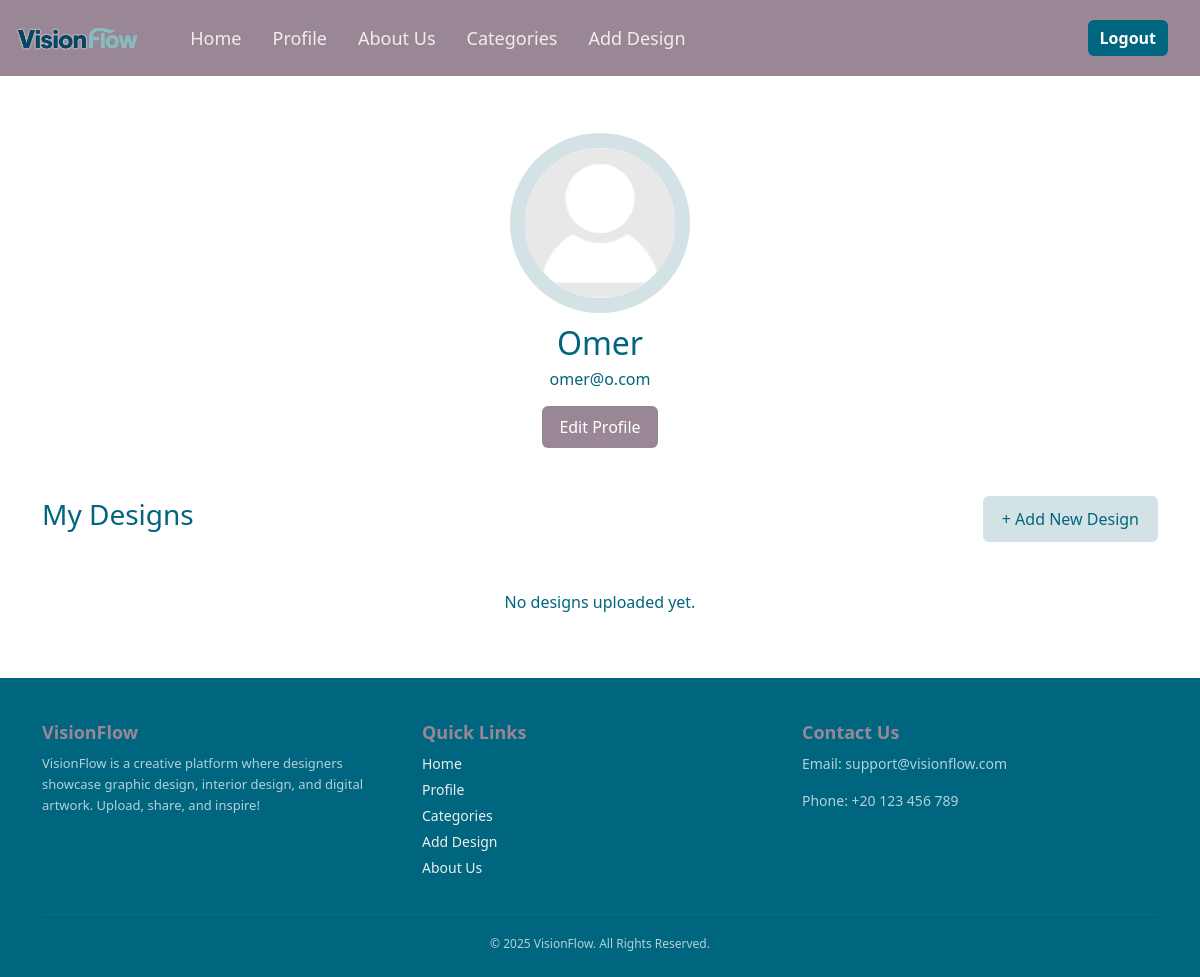
The app's page /profile/6/ (signed in), older data.
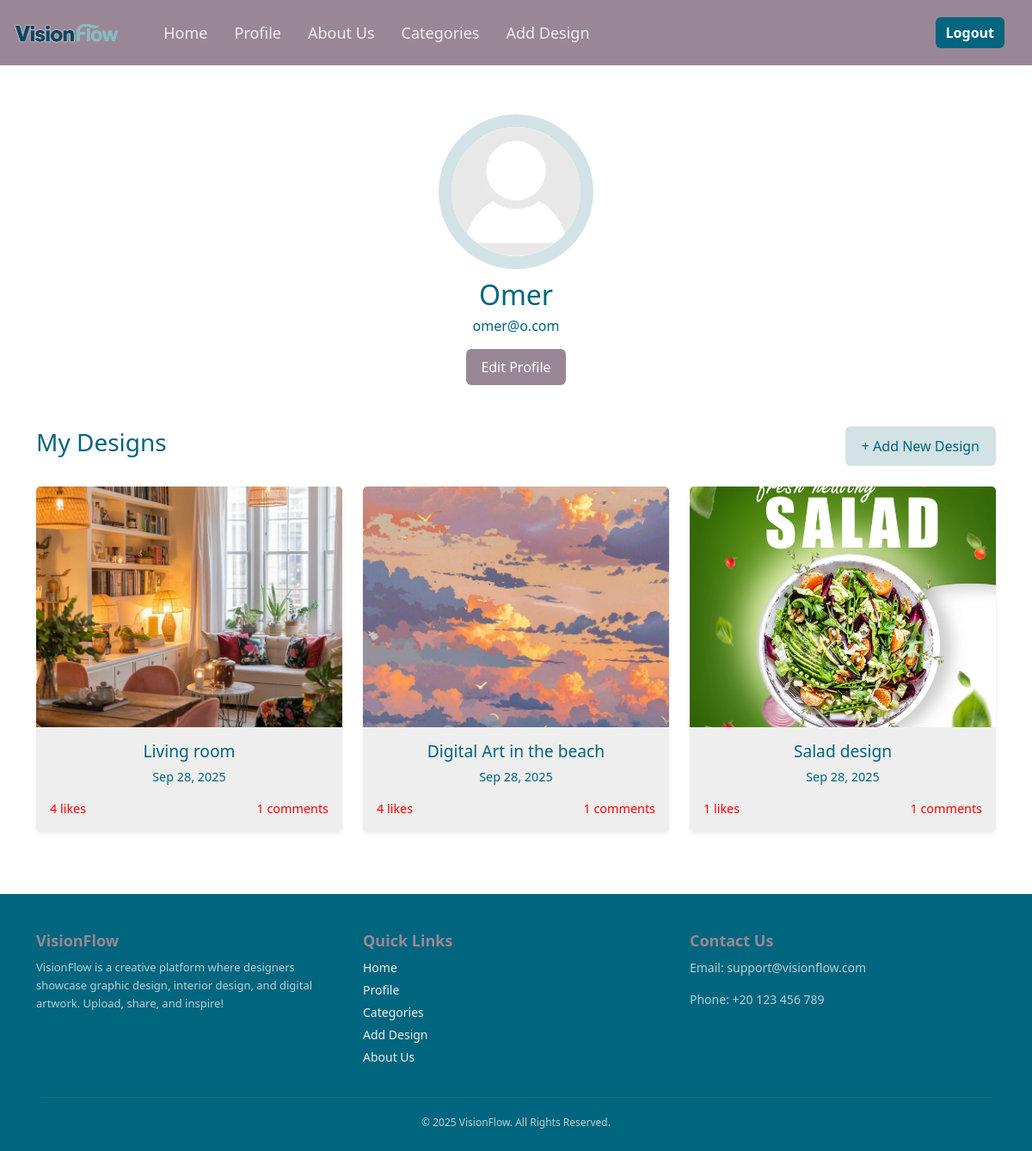
The same page, newer data.
### vision_app/models.py (models this page shows, shortened)
class Desgin(models.Model):
    title = models.CharField(max_length=45)
    image = models.ImageField(upload_to="designs/",null=True)
    user_uploaded = models.ForeignKey(Users, related_name="designs_uploaded", on_delete=models.CASCADE)
    category = models.ForeignKey(Category, related_name="designs", on_delete=models.CASCADE)
    who_liked_it = models.ManyToManyField(Users, related_name="liked_designs", blank=True)
    created_at = models.DateTimeField(auto_now_add=True)
    updated_at = models.DateTimeField(auto_now=True)
    objects=designManage()

### vision_app/views.py (the view)
# urls.py: path('profile/<int:user_id>/', views.profile, name='profile'),
def profile(request, user_id):
    if "user_id" not in request.session:
        return redirect('login')
    profile_user = get_object_or_404(Users, id=user_id)
    context = {
        "user": profile_user,
        "user_id": user_id
    }
    return render(request, "profile.html", context)

### vision_app/templates/profile.html (shortened to what this page needs)
{% load static %}
<!DOCTYPE html>
<html lang="en">
<head>
  <link href="https://cdn.jsdelivr.net/npm/bootstrap@5.3.2/dist/css/bootstrap.min.css" rel="stylesheet">
</head>
<body class="profile-page">
{% include "header.html" %}
<main>
  <div class="container my-5">
    <div class="text-center">
      {% if user.profilepic %}
        <img src="{{ user.profilepic.url }}" alt="Profile Picture" class="rounded-circle mb-3 profile-pic">
      {% else %}
        <img src="{% static 'img/default.png' %}" alt="Default Profile Picture" class="rounded-circle mb-3 profile-pic">
      {% endif %}
      <h2>{{ user.username }}</h2>
      <h6>{{ user.email }}</h6>
      <a href="{% url 'edit_profile' user.id %}" class="btn btn-sm mt-2 btn-edit">
        Edit Profile
      </a>
    </div>
    <div class="d-flex justify-content-between align-items-center mt-5">
      <h3>My Designs</h3>
      <a href="{% url 'add_design' user.id %}" class="btn btn-add-design">
        + Add New Design
      </a>
    </div>
    <div class="row mt-4">
      {% for design in user.designs_uploaded.all %}
        <div class="col-md-4 mb-4">
          <a href="{% url 'design' design.id %}" class="text-decoration-none">
            <div class="card h-100 shadow-sm card-design">
              <img src="{{ design.image.url }}" class="card-img-top" alt="{{ design.title }}">
              <div class="card-body text-center">
                 <div class="design-info">
                <h5 class="card-title">{{ design.title }}</h5>
              <p>{{ design.created_at|date:"M d, Y" }}</p></div>
                  <div class="design-info d-flex justify-content-between align-items-center mt-1">
                     <div style="color:red">{{ design.who_liked_it.count }} likes</div>
                    <div style="color:red">{{ design.comments.count }} comments</div>
                  </div>
              </div>
            </div>
          </a>
        </div>
      {% empty %}
        <p class="text-center mt-4 no-designs">
          No designs uploaded yet.
        </p>
      {% endfor %}
    </div>
  </div>
</main>
{% include "footer.html" %}
</body>
</html>

Row changes from the older to the newer data that the page shows:
added Desgin: image (picture), title "Living room", created_at "Sep 28, 2025", who_liked_it.count "4", comments.count "1"
added Desgin: image (picture), title "Digital Art in the beach", created_at "Sep 28, 2025", who_liked_it.count "4", comments.count "1"
added Desgin: image (picture), title "Salad design", created_at "Sep 28, 2025", who_liked_it.count "1", comments.count "1"
Text that changed along with them:
text no longer shown: "No designs uploaded yet."
